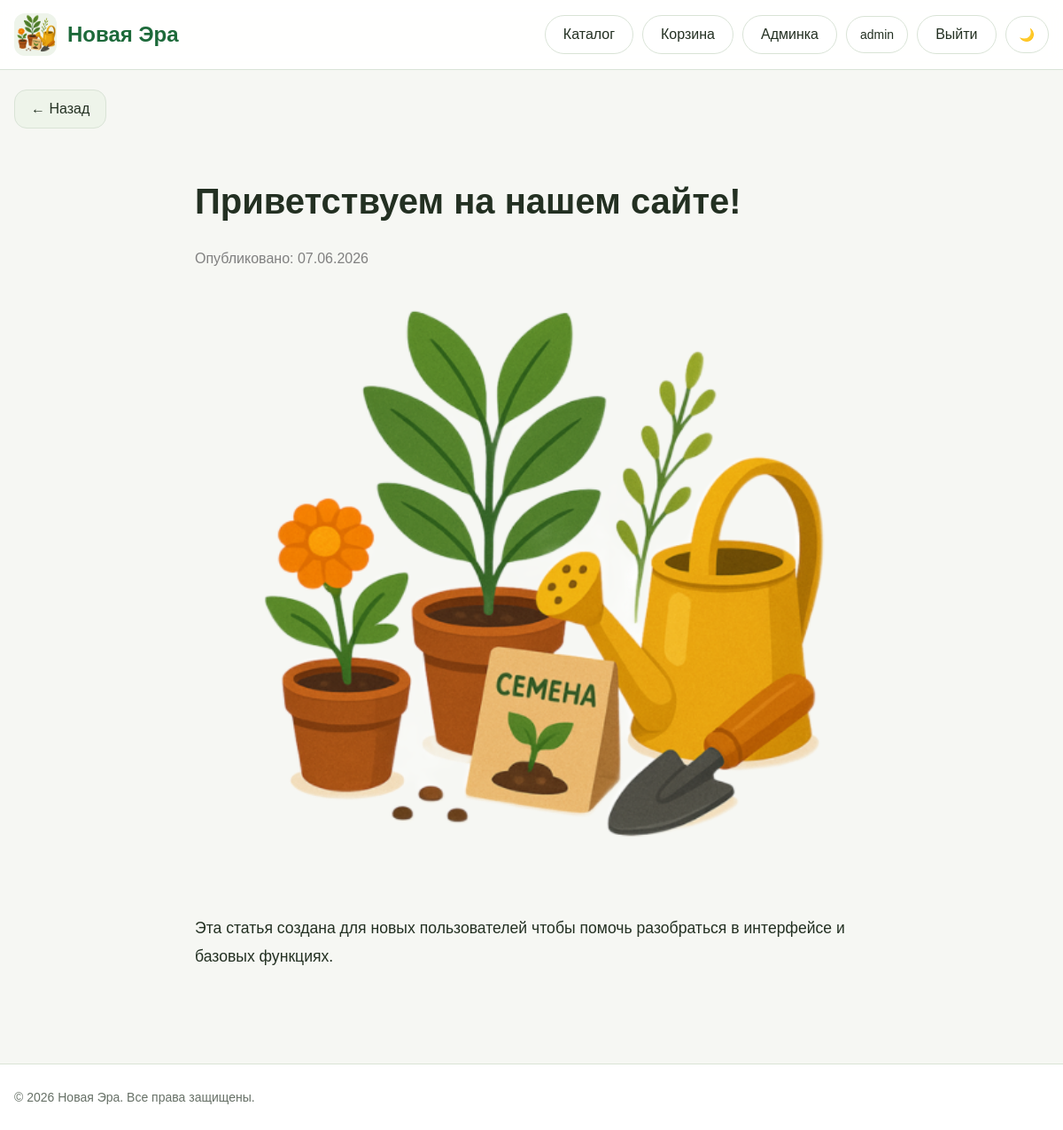
The app's page /blog/1 (signed in) with its own data.
### models.py (models this page shows, shortened)
class User(UserMixin, db.Model):
    __tablename__ = "users"
    id = db.Column(db.Integer, primary_key=True)
    username = db.Column(db.String(80), unique=True, nullable=False, index=True)
    email = db.Column(db.String(120), unique=True, nullable=False, index=True)
    password_hash = db.Column(db.String(255), nullable=False)
    is_admin = db.Column(db.Boolean, default=False, nullable=False)
    created_at = db.Column(db.DateTime, default=datetime.utcnow, nullable=False)
    surname = db.Column(db.String(80), nullable=True)
    name = db.Column(db.String(80), nullable=True)
    patronymic = db.Column(db.String(80), nullable=True)
    favorite_products = db.relationship(
        'Product',
        secondary=favorites,
        backref=db.backref('favorited_by', lazy='dynamic'),
        lazy='dynamic')

class Post(db.Model):
    __tablename__ = 'post'
    id = db.Column(db.Integer, primary_key=True)
    title = db.Column(db.String(200), nullable=False)
    content = db.Column(db.Text, nullable=False)
    date_posted = db.Column(db.DateTime, default=datetime.now)
    image_post = db.Column(db.String(255))
    product_id = db.Column(db.Integer, db.ForeignKey('products.id'), nullable=True)
    related_product = db.relationship('Product', backref='posts')

### routes.py (the view)
@bp.route('/blog/<int:post_id>')
def post_detail(post_id):
    post = Post.query.get_or_404(post_id)
    return render_template('post.html', post=post)

### routes.py (called while the page is built)
@login_manager.user_loader
def load_user(user_id: str):
    try:
        return db.session.get(User, int(user_id))
    except:
        return None

### templates/post.html (shortened to what this page needs)
{% extends "base.html" %}
{% block content %}
<a href="javascript:history.back()" class="back-btn">
        ← Назад
    </a>
<article class="post-container" style="max-width: 800px; margin: 40px auto; padding: 0 20px;">
    <header>
        <h1 style="font-size: 2.5rem;">{{ post.title }}</h1>
        <p style="color: gray;">Опубликовано: {{ post.date_posted.strftime('%d.%m.%Y') }}</p>
    </header>
    {% if post.image_post %}
    <img src="/{{ post.image_post.lstrip('/') }}" alt="{{ post.title }}" style="width: 100%; border-radius: 12px; margin: 20px 0;">
    {% endif %}
    <div class="post-content" style="font-size: 1.1rem; line-height: 1.8;">
        {{ post.content | safe }}
    </div>
</article>
{% endblock %}

### templates/base.html (shortened to what this page needs)
<!DOCTYPE html>
<html lang="ru">
<head>
    <link rel="stylesheet" href="{{ url_for('static', filename='css/style.css') }}">
</head>
<body>
<header class="header">
    <div class="container header-inner">
        <div class="logo">
            <a href="{{ url_for('main.index') }}" style="display:flex;align-items:center;gap:12px;">
                <img src="{{ url_for('static', filename='images/icon.png') }}" alt="Logo" style="width:48px;height:48px;border-radius:12px;">
                <div class="logo-text">
                    <div class="title" style="color:var(--brand);">{{ brand_name }}</div>
                </div>
            </a>
        </div>
        <nav class="top-nav">
            <a href="{{ url_for('main.index') }}" class="top-link">Каталог</a>
            <a href="{{ url_for('main.basket') }}" class="top-link">Корзина</a>
            {% if current_user.is_authenticated %}
                {% if current_user.is_admin %}
                    <a href="{{ url_for('main.admin') }}" class="top-link">Админка</a>
                {% endif %}
                <a href="{{ url_for('main.profile') }}" class="profile-btn">{{ current_user.username }}</a>
                <a href="{{ url_for('main.logout') }}" class="top-link">Выйти</a>
            {% else %}
                <a href="{{ url_for('main.login') }}" class="top-link">Войти</a>
            {% endif %}
            <button id="themeToggle" class="theme-toggle" type="button">🌙</button>
        </nav>
    </div>
</header>
<main class="main-content container">
    {% block content %}{% endblock %}
</main>
<footer class="footer">
    <div class="container footer-inner">
        <p>© 2026 {{ brand_name }}. Все права защищены.</p>
    </div>
</footer>
</body>
</html>

### static/css/style.css (style rules this page uses)
:root { --bg: #f6f7f3; --surface: #ffffff; --surface-soft: #eef4ea; --text: #233022; --muted: #667066; --brand: #1d6a3a; --brand-dark: #14552d; --border: #d9e3d6; --shadow: 0 12px 30px rgba(16, 48, 26, 0.08); --error: #b33a3a; --warning: #b46f0b; --success: #2a7d46; }
*, *::before, *::after { box-sizing: border-box; }
html { scroll-behavior: smooth; }
body { margin: 0; font-family: Arial, Helvetica, sans-serif; background: var(--bg); color: var(--text); }
a { color: inherit; text-decoration: none; }
img { max-width: 100%; display: block; }
button, input, select, textarea { font: inherit; }
.container { width: min(1180px, calc(100% - 32px)); margin: 0 auto; }
.main-content { padding: 22px 0 40px; }
.header { position: sticky; top: 0; z-index: 20; background: color-mix(in srgb, var(--surface) 92%, transparent); backdrop-filter: blur(10px); border-bottom: 1px solid var(--border); }
.header-inner { min-height: 78px; display: flex; align-items: center; justify-content: space-between; gap: 20px; }
.logo { display: flex; align-items: center; gap: 12px; min-width: 0; }
.logo img { width: 52px; height: 52px; border-radius: 16px; object-fit: cover; background: var(--surface-soft); }
.logo-text { min-width: 0; }
.title { font-size: 24px; font-weight: 800; line-height: 1.1; }
.top-nav { display: flex; align-items: center; gap: 10px; flex-wrap: wrap; justify-content: flex-end; }
.top-link { background: var(--surface); color: var(--text); border: 1px solid var(--border); padding: 12px 20px; border-radius: 999px; text-decoration: none; display: inline-flex; align-items: center; font-weight: 500; transition: all 0.2s ease; }
.back-btn { margin-bottom: 20px; display: inline-block; }
.footer { border-top: 1px solid var(--border); background: var(--surface); margin-top: 24px; }
.footer-inner { min-height: 74px; display: flex; align-items: center; color: var(--muted); font-size: 14px; }
.save-btn, .buy-btn, .back-btn { border: 0; border-radius: 14px; padding: 12px 18px; cursor: pointer; transition: .2s ease; }
.back-btn { background: var(--surface-soft); color: var(--text); border: 1px solid var(--border); }
.theme-toggle, .profile-btn { border: 1px solid var(--border); background: var(--surface); color: var(--text); border-radius: 999px; padding: 11px 15px; min-height: 42px; display: inline-flex; align-items: center; justify-content: center; cursor: pointer; font-size: 14px; transition: all 0.2s ease; }

### records on screen
User: username "admin"
Post: title "Приветствуем на нашем сайте!", date_posted "07.06.2026", image_post.lstrip (picture), content "Эта статья создана для новых пользователей чтобы помочь разобраться в интерфейсе и базовых функциях."

### other values on screen
{{ brand_name }} "Новая Эра"
